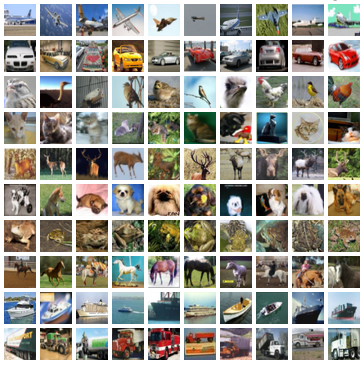
//> input picture vision/img/cifar1.png, 363 x 366 px
$ ./third_2   (built with g++ and OpenCV 4)
//> lines starting //> are read from the running program, lines starting //| are printed output that depends on the picture; after the words box and inside, x2 and y2 are one past the last pixel; in counts of white or black regions, pixels touching at a corner belong together
#include <iostream>
#include <opencv2/core/core.hpp>
#include <opencv2/highgui/highgui.hpp>
#include <opencv2/opencv.hpp>
#include <vector>

using namespace cv;
using namespace std;

int lo_diff = 1;
int up_diff = 5;
Mat img, img_canny,img_3,img_4, img_hsv, img_thresh;
Rect ccomp;


int main( int argc, char** argv )
{
    // [5 lines of commented-out code are left out]


    img = imread("../img/cifar1.png", 0);   // Read the file
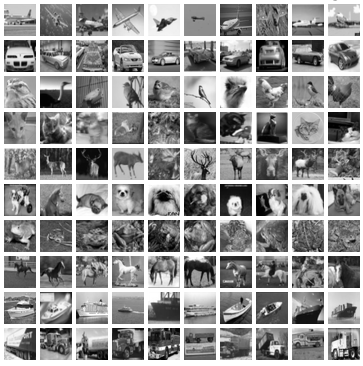
//> img: 366 rows x 363 cols, CV_8UC1; min 0, max 255, mean 151.2
    cout << img.cols <<" , "<<img.rows<<endl;
//| 363 , 366
    //cv::resize( img, img, cv::Size(img.cols / 2, img.rows / 2) );
    if(! img.data ){
        cout <<  "Could not open or find the image" << std::endl ;
        return -1;
    }


    namedWindow( "image", 0 );
    imshow( "image", img );


    Canny( img, img_canny, 50, 200, 3 );
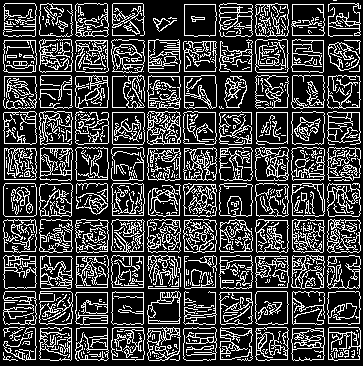
//> img_canny: 366 rows x 363 cols, CV_8UC1; 24.9% white in thin lines or dots
    cvtColor( img_canny, img_3, CV_GRAY2BGR );
//> img_3: 366 rows x 363 cols, CV_8UC3; 24.9% white in thin lines or dots

    vector<Vec4i> lines;
    HoughLinesP( img_canny, lines, 1, CV_PI/180, 80, 30, 10 );
//> lines = 296 lines (x1, y1, x2, y2), first 8: [4, 107, 239, 107], [287, 359, 287, 4], [4, 359, 4, 215], [5, 251, 359, 251], [328, 359, 328, 76], [184, 342, 184, 128], [292, 359, 292, 171], [4, 112, 359, 112]

    /*for( size_t i = 0; i < lines.size(); i++ ){
        line( img_3, Point(lines[i][0], lines[i][1]),
        Point(lines[i][2], lines[i][3]), Scalar(0,0,255), 3, 8 );
    }*/

    namedWindow( "canny", 0 );
    imshow( "canny", img_canny );

    namedWindow( "bgr", 0 );
    imshow( "bgr", img_3 );


    // [34 lines of commented-out code are left out]

	    waitKey(0);                                          // Wait for a keystroke in the window
    //}

    return 0;
}

$ run again, with vision/img/A.png copied over vision/img/cifar1.png
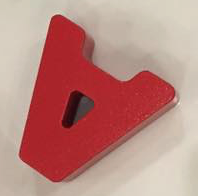
//> input picture vision/img/A.png, 198 x 196 px
//> `img = imread("../img/cifar1.png", 0);`:
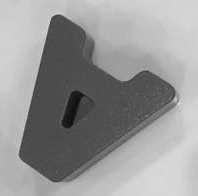
//> img: 196 rows x 198 cols, CV_8UC1; min 15, max 234, mean 150.3
//| 198 , 196
//> `Canny( img, img_canny, 50, 200, 3 );`:
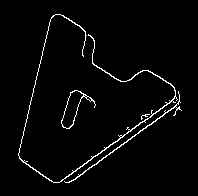
//> img_canny: 196 rows x 198 cols, CV_8UC1; 2.7% white in thin lines or dots, all inside (x1, y1, x2, y2) = (18, 14, 182, 183)
//> lines = 3 lines (x1, y1, x2, y2): [69, 182, 180, 102], [58, 182, 179, 95], [21, 139, 51, 17]

$ run again, with vision/img/cifar2.jpg saved as vision/img/cifar1.png
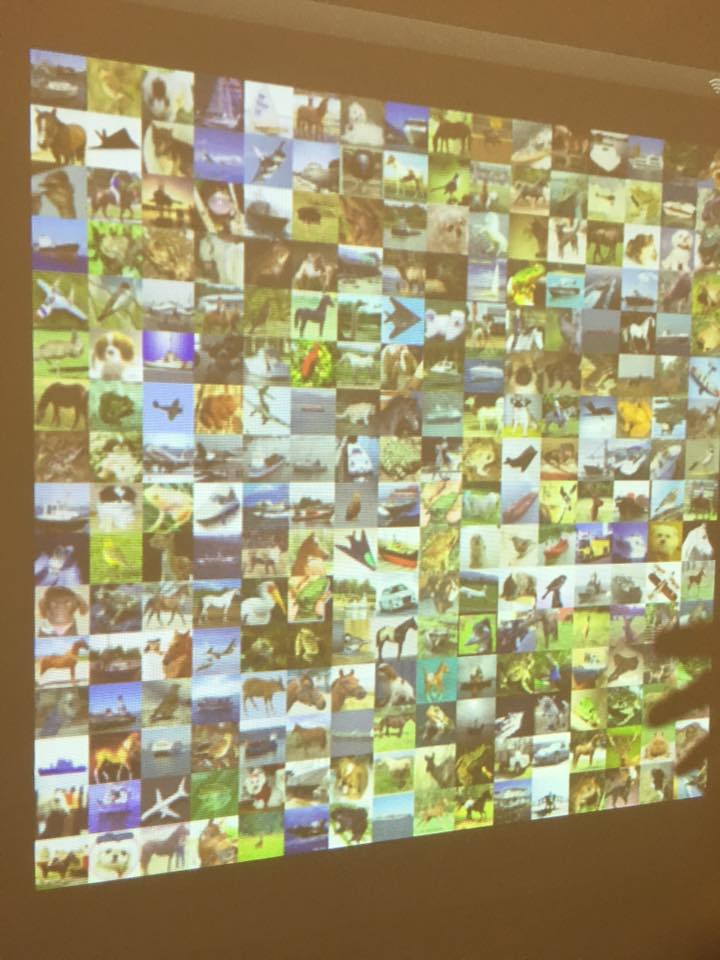
//> input picture vision/img/cifar2.jpg, 720 x 960 px
//> `img = imread("../img/cifar1.png", 0);`:
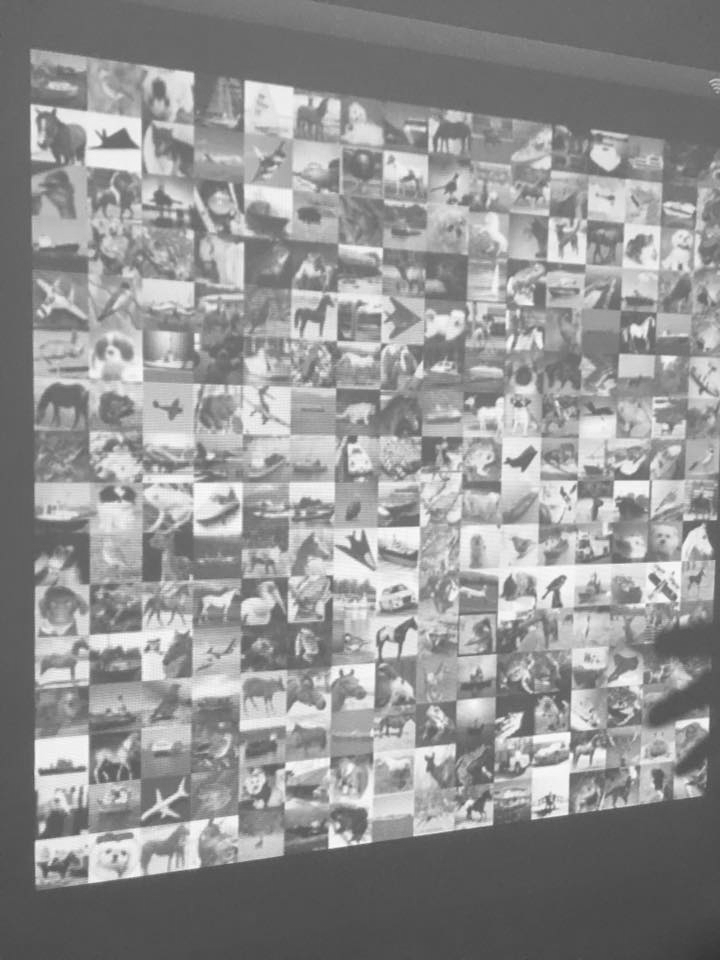
//> img: 960 rows x 720 cols, CV_8UC1; min 54, max 251, mean 147.7
//| 720 , 960
//> `Canny( img, img_canny, 50, 200, 3 );`:
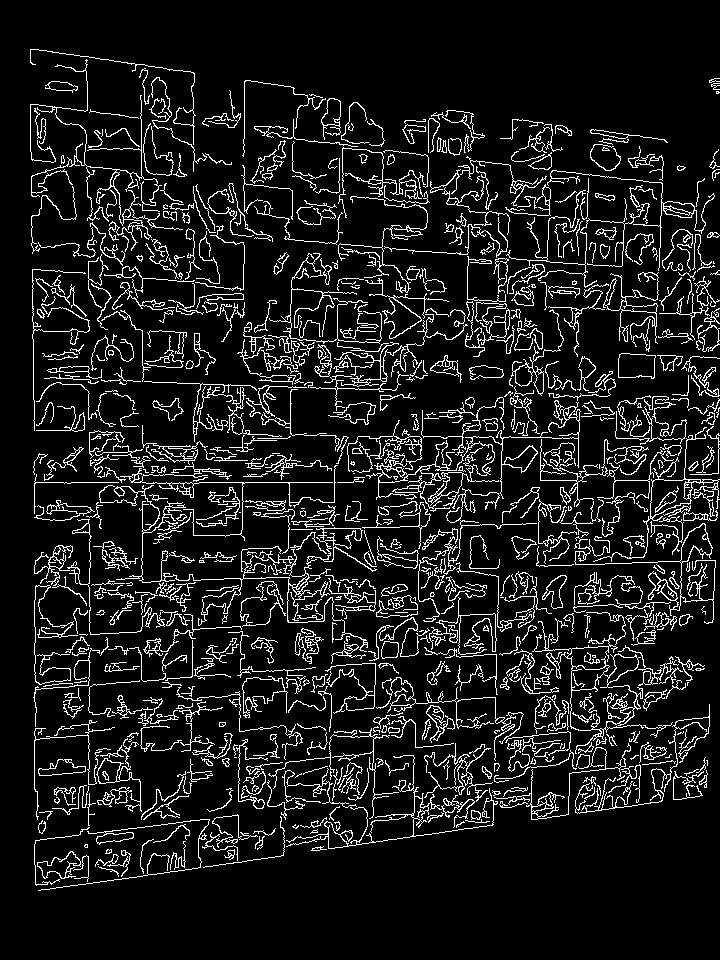
//> img_canny: 960 rows x 720 cols, CV_8UC1; 10.3% white in thin lines or dots, all inside (x1, y1, x2, y2) = (30, 49, 720, 891)
//> lines = 1301 lines (x1, y1, x2, y2), first 8: [35, 482, 362, 482], [334, 547, 335, 506], [152, 382, 250, 385], [356, 440, 430, 514], [355, 442, 390, 477], [584, 296, 585, 262], [380, 410, 381, 366], [660, 747, 695, 782]

$ run again, with vision/img/cifar3.jpg saved as vision/img/cifar1.png
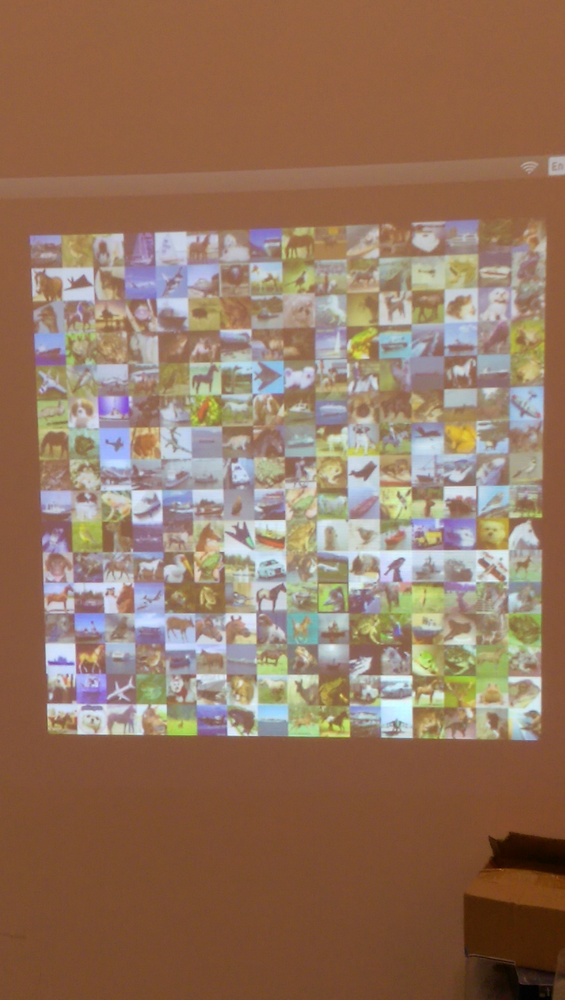
//> input picture vision/img/cifar3.jpg, 565 x 1000 px, shrunk from 1520 x 2688 before the run
//> `img = imread("../img/cifar1.png", 0);`:
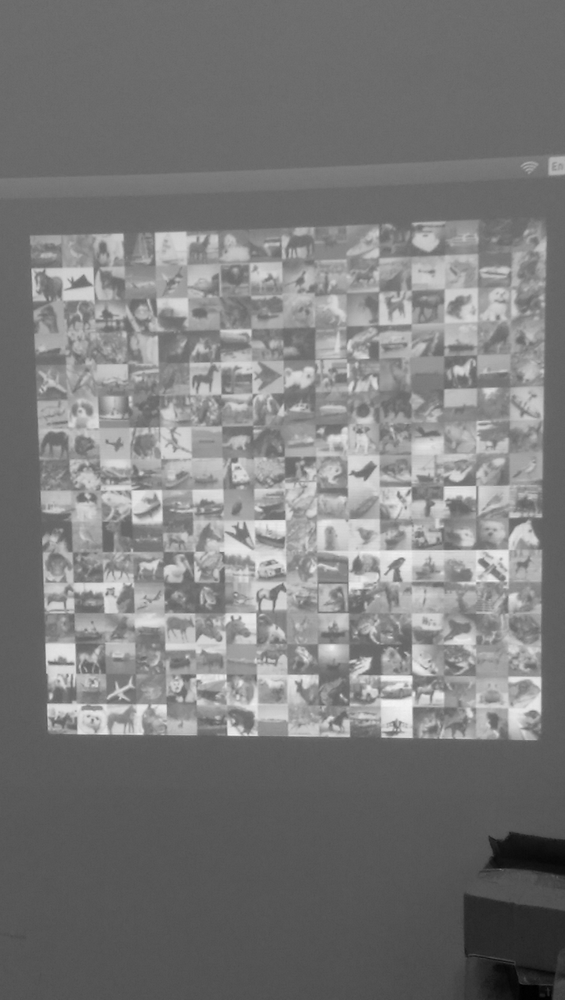
//> img: 1000 rows x 565 cols, CV_8UC1; min 0, max 243, mean 123.6
//| 565 , 1000
//> `Canny( img, img_canny, 50, 200, 3 );`:
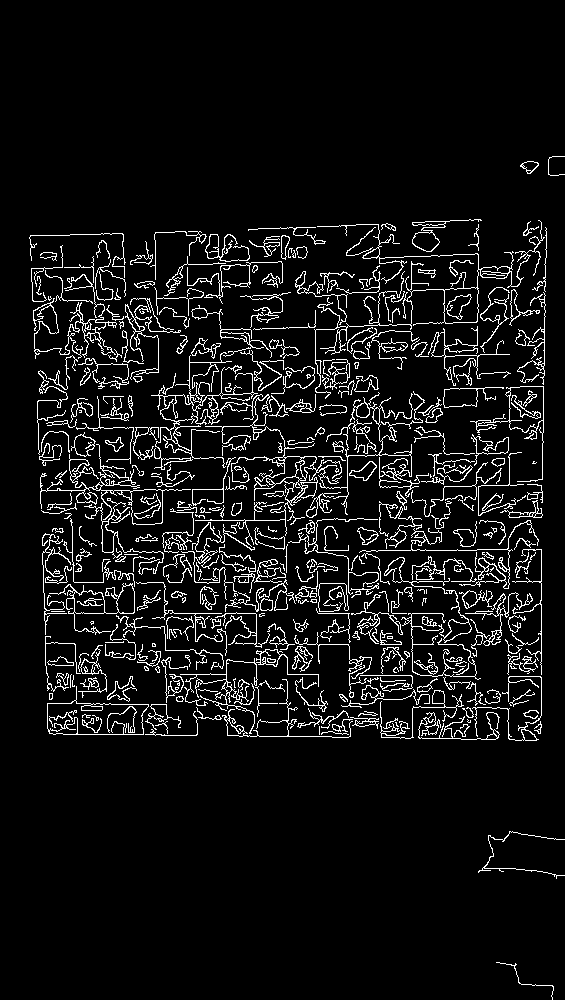
//> img_canny: 1000 rows x 565 cols, CV_8UC1; 7.2% white in thin lines or dots, all inside (x1, y1, x2, y2) = (29, 156, 565, 1000)
//> lines = 646 lines (x1, y1, x2, y2), first 8: [44, 613, 133, 613], [218, 236, 219, 298], [161, 459, 395, 455], [543, 442, 543, 403], [261, 475, 291, 505], [541, 517, 541, 479], [37, 401, 39, 459], [411, 348, 411, 256]
